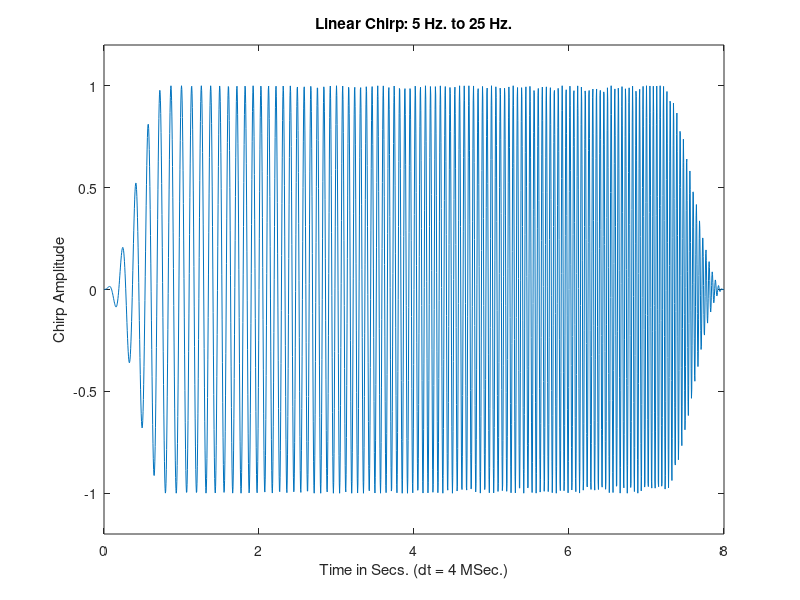

MATLAB code for this plot: (Note: this script raises an error after producing the figure.)
% Test minimum phase conversion, etc.
%
function t_examples(n);
% Default n?
if (nargin < 1)
    n = 2001;
 end
 
fprintf('\n\nNine plots will be drawn. Please be patient.\n');
fprintf('The second one takes a very long time to create.\n');
 
% Initialize.
dt = 0.004; fl = 5; fu = 25; 
fn = 1/(2*dt); bw = 1 - (fu-fl)/fn;
tstr = ['Time in Secs. (dt = ', num2str(round(dt*1000)), ' MSec.)'];
load s.dat
figure(1); plot([0:n-1]*dt, s);
axis([0, (n-1)*dt, -1.2, 1.2]);
title(sprintf('Linear Chirp: %d Hz. to %d Hz.', fl, fu));
xlabel(tstr);
ylabel('Chirp Amplitude');
drawnow;

% Minimum phase.
[ms, zo, zm] = rminphw(s);
nn = round(n*bw/5); tms = ms(1:nn);
figure(2); plot([0:nn-1]*dt, tms);
axis([0, (nn-1)*dt, min(tms), max(tms)]);
title('Minimum Phase Equivalent of Chirp');
xlabel(tstr);
ylabel('Response Amplitude');
disp(sprintf('Spectrum error = %e', ...
   norm(abs(fft(s))-abs(fft(ms)), inf)));
drawnow;

% Unwrap phase.
[ps, err] = runwrap(s, 1e-12, zo);
disp(sprintf('Phase error = %e', err(1)));
m = fix(length(ps)); df = 1/((m-1)*2*dt);
tps = ps(1:m);
figure(3); plot([0:m-1]*df, tps);
axis([0, (m-1)*df, min(tps), max(tps)]);
title(sprintf('Chirp, Root UW-Phase: %d Hz. to %d Hz.', fl, fu));
xlabel('Frequency in Hz.');
ylabel('UW-Phase in Radians');
drawnow;

% MP Root unwrap phase.
pms = runwrap(ms, 1e-8, zm);
tpms = pms(1:m);
figure(4); plot([0:m-1]*df, tpms);
axis([0, (m-1)*df, min(tpms), max(tpms)]);
title(sprintf('Chirp (Min. Ph. Eq.), Root UW-Phase: %d Hz. to %d Hz.', fl, fu));
xlabel('Frequency in Hz.');
ylabel('UW-Phase in Radians');
drawnow;

% MP Fourier unwrap phase.
pms = unwrap(angle(fft(ms))); 
tpms = pms(1:m);
figure(5); plot([0:m-1]*df, tpms);
axis([0, (m-1)*df, min(tpms), max(tpms)]);
title(sprintf('Chirp (Min. Ph. Eq.), Fourier UW-Phase: %d Hz. to %d Hz.', fl, fu));
xlabel('Frequency in Hz.');
ylabel('UW-Phase in Radians');
drawnow;

% Fourier unwrap phase.
pms = unwrap(angle(fft(s)))'; 
tpms = pms(1:m);
figure(6); plot([0:m-1]*df, tpms);
axis([0, (m-1)*df, min(tpms), max(tpms)]);
title(sprintf('Chirp, Fourier UW-Phase: %d Hz. to %d Hz.', fl, fu));
xlabel('Frequency in Hz.');
ylabel('UW-Phase in Radians');
drawnow;

% Sweep spectrum.
fs = abs(fft(s))';
tfs = fs(1:m);
figure(7); plot([0:m-1]*df, tfs);
axis([0, (m-1)*df, min(tfs), max(tfs)]);
title(sprintf('Chirp Amplitude Spectrum: %d Hz. to %d Hz.', fl, fu));
xlabel('Frequency in Hz.');
ylabel('Fourier Magnitude');
drawnow;

% Roots.
figure(8); proots(1.0./zo);

figure(9); proots(1.0./zm);
%
